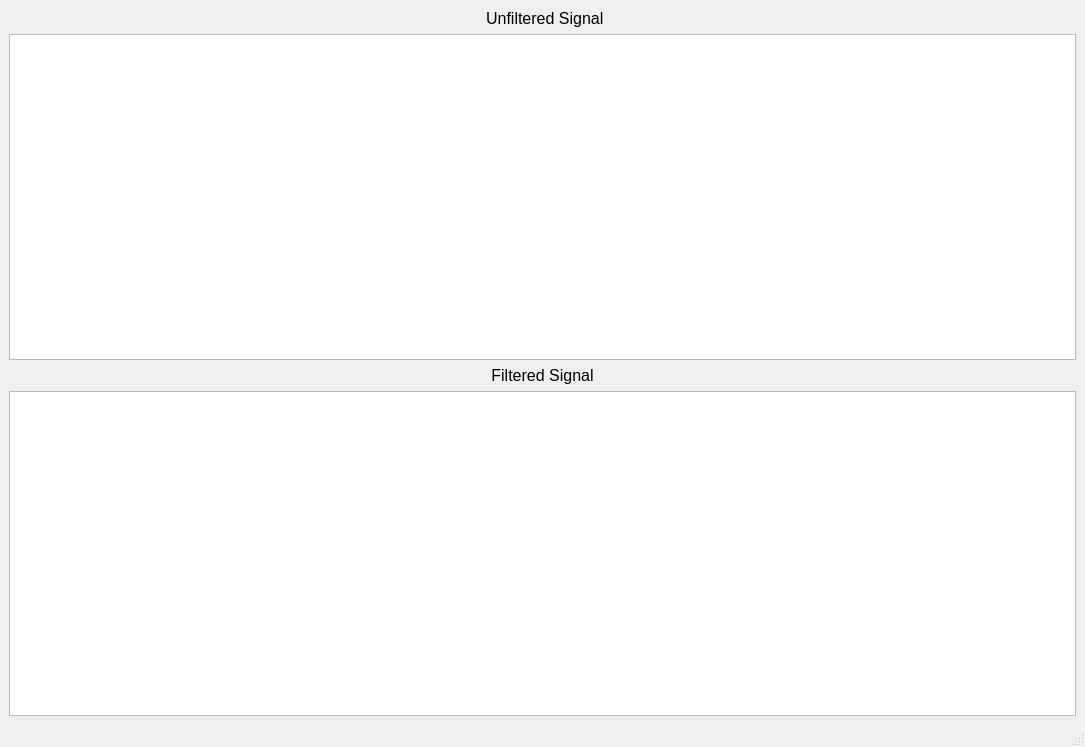
<?xml version="1.0" encoding="UTF-8"?>
<ui version="4.0">
 <class>MainWindow</class>
 <widget class="QMainWindow" name="MainWindow">
  <property name="geometry">
   <rect>
    <x>0</x>
    <y>0</y>
    <width>1085</width>
    <height>747</height>
   </rect>
  </property>
  <property name="windowTitle">
   <string>MainWindow</string>
  </property>
  <widget class="QWidget" name="centralwidget">
   <layout class="QGridLayout" name="gridLayout">
    <item row="0" column="0">
     <layout class="QVBoxLayout" name="verticalLayout_3">
      <item>
       <layout class="QVBoxLayout" name="verticalLayout">
        <item>
         <widget class="QLabel" name="label">
          <property name="font">
           <font>
            <pointsize>12</pointsize>
           </font>
          </property>
          <property name="text">
           <string> Unfiltered Signal</string>
          </property>
          <property name="alignment">
           <set>Qt::AlignCenter</set>
          </property>
         </widget>
        </item>
        <item>
         <widget class="PlotWidget" name="graphicsView_3"/>
        </item>
       </layout>
      </item>
      <item>
       <layout class="QVBoxLayout" name="verticalLayout_2">
        <item>
         <widget class="QLabel" name="label_2">
          <property name="font">
           <font>
            <pointsize>12</pointsize>
           </font>
          </property>
          <property name="text">
           <string>Filtered Signal</string>
          </property>
          <property name="alignment">
           <set>Qt::AlignCenter</set>
          </property>
         </widget>
        </item>
        <item>
         <widget class="PlotWidget" name="graphicsView_2"/>
        </item>
       </layout>
      </item>
     </layout>
    </item>
   </layout>
  </widget>
  <widget class="QMenuBar" name="menubar">
   <property name="geometry">
    <rect>
     <x>0</x>
     <y>0</y>
     <width>1085</width>
     <height>31</height>
    </rect>
   </property>
  </widget>
  <widget class="QStatusBar" name="statusbar"/>
 </widget>
 <customwidgets>
  <customwidget>
   <class>PlotWidget</class>
   <extends>QGraphicsView</extends>
   <header location="global">pyqtgraph</header>
  </customwidget>
 </customwidgets>
 <resources/>
 <connections/>
</ui>
